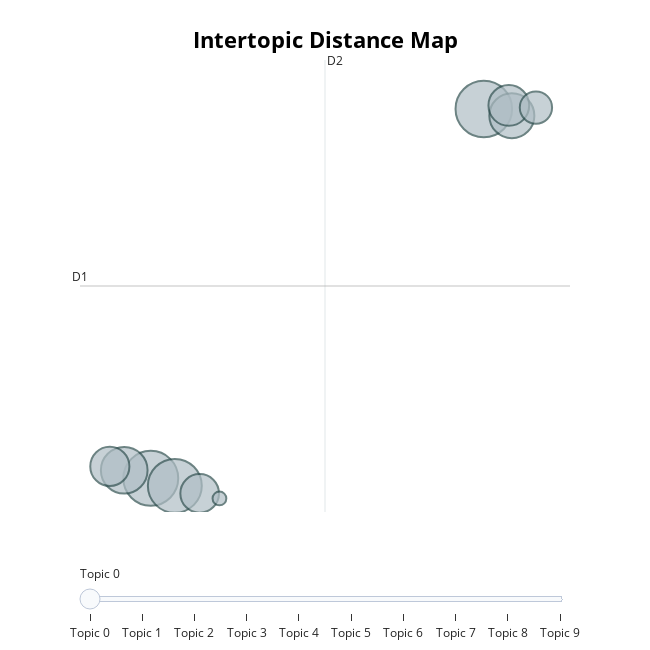

Source (notebook cell):
### Code cell
%matplotlib inline
topic_model.visualize_topics()

### Figure 1 — Plotly figure (JSON) as saved in the notebook; plotly's stock layout.template omitted (floating-point values rounded to 4 significant figures)
{"data": [{"customdata": [[0, "assédio | moral | empresa | ambiente", 997], [1, "empresa | gestão | funcionários | carreira", 939], [2, "empresa | liderança | ceo | funcionários", 906], [3, "salário | empresa | pj | pagam", 679], [4, "empresa | pessoas | cultura | ambiente", 632], [5, "funcionários | saúde | trabalho | burnout", 516], [6, "horas | dia | trabalhar | hora", 477], [7, "funcionários | dono | empresa | gerente", 464], [8, "empresa | demissão | sofri | moral", 325], [9, "comando | escolta | azeda | nao", 59]], "hovertemplate": "<b>Topic %{customdata[0]}</b><br>%{customdata[1]}<br>Size: %{customdata[2]}", "legendgroup": "", "marker": {"color": "#B0BEC5", "line": {"color": "DarkSlateGrey", "width": 2}, "size": [997, 939, 906, 679, 632, 516, 477, 464, 325, 59], "sizemode": "area", "sizeref": 0.6231, "symbol": "circle"}, "mode": "markers", "name": "", "orientation": "v", "showlegend": false, "type": "scatter", "x": [2.987, -2.697, -2.287, -3.15, 3.466, 3.414, -3.396, -1.863, 3.876, -1.525], "xaxis": "x", "y": [22.42, -5.233, -5.797, -4.627, 21.92, 22.69, -4.339, -6.36, 22.53, -6.743], "yaxis": "y"}], "layout": {"annotations": [{"showarrow": false, "text": "D1", "x": -3.905, "y": 9.168, "yshift": 10}, {"showarrow": false, "text": "D2", "x": 0.2764, "xshift": 10, "y": 26.09}], "height": 650, "hoverlabel": {"bgcolor": "white", "font": {"family": "Rockwell", "size": 16}}, "legend": {"itemsizing": "constant", "tracegroupgap": 0}, "margin": {"t": 60}, "shapes": [{"line": {"color": "#CFD8DC", "width": 2}, "type": "line", "x0": 0.2764, "x1": 0.2764, "y0": -7.754, "y1": 26.09}, {"line": {"color": "#9E9E9E", "width": 2}, "type": "line", "x0": -3.905, "x1": 4.458, "y0": 9.168, "y1": 9.168}], "sliders": [{"active": 0, "pad": {"t": 50}, "steps": [{"args": [{"marker.color": [["red", "#B0BEC5", "#B0BEC5", "#B0BEC5", "#B0BEC5", "#B0BEC5", "#B0BEC5", "#B0BEC5", "#B0BEC5", "#B0BEC5"]]}], "label": "Topic 0", "method": "update"}, {"args": [{"marker.color": [["#B0BEC5", "red", "#B0BEC5", "#B0BEC5", "#B0BEC5", "#B0BEC5", "#B0BEC5", "#B0BEC5", "#B0BEC5", "#B0BEC5"]]}], "label": "Topic 1", "method": "update"}, {"args": [{"marker.color": [["#B0BEC5", "#B0BEC5", "red", "#B0BEC5", "#B0BEC5", "#B0BEC5", "#B0BEC5", "#B0BEC5", "#B0BEC5", "#B0BEC5"]]}], "label": "Topic 2", "method": "update"}, {"args": [{"marker.color": [["#B0BEC5", "#B0BEC5", "#B0BEC5", "red", "#B0BEC5", "#B0BEC5", "#B0BEC5", "#B0BEC5", "#B0BEC5", "#B0BEC5"]]}], "label": "Topic 3", "method": "update"}, {"args": [{"marker.color": [["#B0BEC5", "#B0BEC5", "#B0BEC5", "#B0BEC5", "red", "#B0BEC5", "#B0BEC5", "#B0BEC5", "#B0BEC5", "#B0BEC5"]]}], "label": "Topic 4", "method": "update"}, {"args": [{"marker.color": [["#B0BEC5", "#B0BEC5", "#B0BEC5", "#B0BEC5", "#B0BEC5", "red", "#B0BEC5", "#B0BEC5", "#B0BEC5", "#B0BEC5"]]}], "label": "Topic 5", "method": "update"}, {"args": [{"marker.color": [["#B0BEC5", "#B0BEC5", "#B0BEC5", "#B0BEC5", "#B0BEC5", "#B0BEC5", "red", "#B0BEC5", "#B0BEC5", "#B0BEC5"]]}], "label": "Topic 6", "method": "update"}, {"args": [{"marker.color": [["#B0BEC5", "#B0BEC5", "#B0BEC5", "#B0BEC5", "#B0BEC5", "#B0BEC5", "#B0BEC5", "red", "#B0BEC5", "#B0BEC5"]]}], "label": "Topic 7", "method": "update"}, {"args": [{"marker.color": [["#B0BEC5", "#B0BEC5", "#B0BEC5", "#B0BEC5", "#B0BEC5", "#B0BEC5", "#B0BEC5", "#B0BEC5", "red", "#B0BEC5"]]}], "label": "Topic 8", "method": "update"}, {"args": [{"marker.color": [["#B0BEC5", "#B0BEC5", "#B0BEC5", "#B0BEC5", "#B0BEC5", "#B0BEC5", "#B0BEC5", "#B0BEC5", "#B0BEC5", "red"]]}], "label": "Topic 9", "method": "update"}]}], "title": {"font": {"color": "Black", "size": 22}, "text": "<b>Intertopic Distance Map</b>", "x": 0.5, "xanchor": "center", "y": 0.95, "yanchor": "top"}, "width": 650, "xaxis": {"anchor": "y", "domain": [0, 1], "range": [-3.905, 4.458], "title": {"text": ""}, "visible": false}, "yaxis": {"anchor": "x", "domain": [0, 1], "range": [-7.754, 26.09], "title": {"text": ""}, "visible": false}}}
